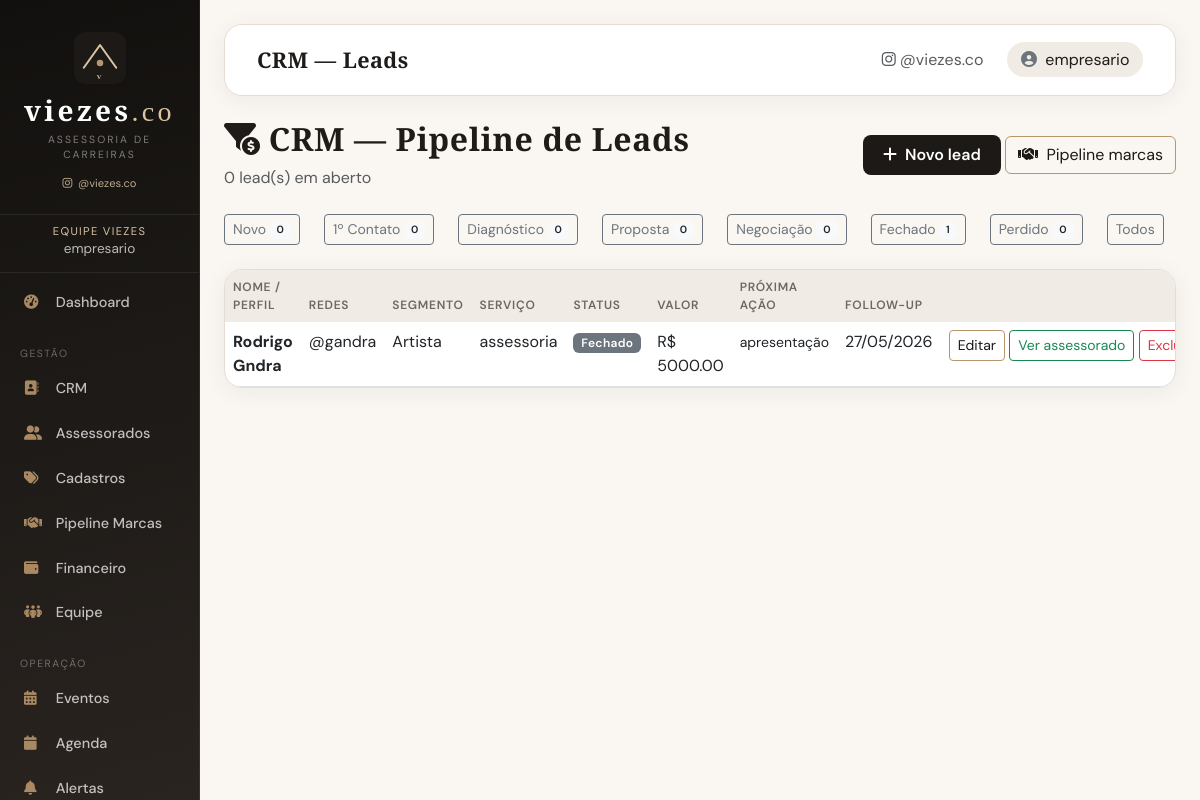
The app's page /crm/ (signed in) with its own data.
### app/models.py (models this page shows, shortened)
class User(UserMixin, db.Model):
    id = db.Column(db.Integer, primary_key=True)
    username = db.Column(db.String(80), unique=True, nullable=False)
    email = db.Column(db.String(120), unique=True, nullable=False)
    password_hash = db.Column(db.String(255), nullable=False)
    is_manager = db.Column(db.Boolean, default=False)  # True para empresário
    artist_id = db.Column(db.Integer, db.ForeignKey('artist.id'), nullable=True)
    display_name = db.Column(db.String(120), nullable=True)
    team_role = db.Column(db.String(40), nullable=True)  # estrategico, operacional, captacao
    phone = db.Column(db.String(20), nullable=True)
    is_active_user = db.Column(db.Boolean, default=True)
    created_at = db.Column(db.DateTime, default=datetime.utcnow)
    google_token = db.Column(db.Text, nullable=True)
    artist = db.relationship('Artist', backref='user_account', uselist=False)

class Lead(db.Model):
    id = db.Column(db.Integer, primary_key=True)
    name = db.Column(db.String(200), nullable=False)
    social_handle = db.Column(db.String(200), nullable=True)  # Instagram / TikTok
    segment = db.Column(db.String(80), nullable=True)  # legado — use segment_id
    service_type = db.Column(db.String(30), nullable=True)
    lead_source = db.Column(db.String(120), nullable=True)
    segment_id = db.Column(db.Integer, db.ForeignKey('catalog_item.id'), nullable=True)
    service_type_id = db.Column(db.Integer, db.ForeignKey('catalog_item.id'), nullable=True)
    lead_source_id = db.Column(db.Integer, db.ForeignKey('catalog_item.id'), nullable=True)
    first_contact_date = db.Column(db.Date, nullable=True)
    diagnostic_date = db.Column(db.Date, nullable=True)
    status = db.Column(db.String(40), default='novo')  # novo, contato, diagnostico, proposta, negociacao, fechado, perdido
    closed = db.Column(db.Boolean, default=False)
    value = db.Column(db.Numeric(12, 2), nullable=True)
    lost_reason = db.Column(db.Text, nullable=True)
    next_action = db.Column(db.String(300), nullable=True)
    follow_up_date = db.Column(db.Date, nullable=True)
    notes = db.Column(db.Text, nullable=True)
    artist_id = db.Column(db.Integer, db.ForeignKey('artist.id'), nullable=True)
    converted_at = db.Column(db.DateTime, nullable=True)
    created_at = db.Column(db.DateTime, default=datetime.utcnow)
    updated_at = db.Column(db.DateTime, default=datetime.utcnow, onupdate=datetime.utcnow)
    artist = db.relationship('Artist', foreign_keys=[artist_id], backref='source_lead')
    segment_ref = db.relationship('CatalogItem', foreign_keys=[segment_id])
    service_type_ref = db.relationship('CatalogItem', foreign_keys=[service_type_id])
    lead_source_ref = db.relationship('CatalogItem', foreign_keys=[lead_source_id])
    @property
    def segment_label(self):
        if self.segment_ref:
            return self.segment_ref.name
        return self.segment or '—'
    @property
    def service_type_label(self):
        if self.service_type_ref:
            return self.service_type_ref.name
        return self.service_type or '—'
    STATUS_LABELS = {
        'novo': 'Novo',
        'contato': '1º Contato',
        'diagnostico': 'Diagnóstico',
        'proposta': 'Proposta',
        'negociacao': 'Negociação',
        'fechado': 'Fechado',
        'perdido': 'Perdido',
    }
    @property
    def status_label(self):
        return self.STATUS_LABELS.get(self.status, self.status)

### app/crm/routes.py (the view)
@bp.route('/')
@login_required
def index():
    if not _manager_required():
        return redirect(url_for('main.dashboard'))
    status_filter = request.args.get('status', '')
    query = Lead.query
    if status_filter:
        query = query.filter_by(status=status_filter)
    leads = query.order_by(Lead.updated_at.desc()).all()
    counts = {s: Lead.query.filter_by(status=s).count() for s in Lead.STATUS_LABELS}
    open_leads = Lead.query.filter(Lead.closed.is_(False), Lead.status != 'perdido').count()
    return render_template(
        'crm/index.html',
        leads=leads,
        counts=counts,
        status_filter=status_filter,
        statuses=Lead.STATUS_LABELS,
        open_leads=open_leads,
    )

### app/__init__.py (called while the page is built)
@login_manager.user_loader
def load_user(user_id):
    from app.models import User
    return User.query.get(int(user_id))

### app/crm/routes.py (called while the page is built)
def _manager_required():
    if not current_user.is_manager:
        flash('Acesso restrito à equipe da assessoria.', 'error')
        return False
    return True

### app/templates/crm/index.html
{% extends "base.html" %}
{% block page_title %}CRM — Leads{% endblock %}
{% block content %}
<div class="row mb-4">
    <div class="col-12 d-flex justify-content-between align-items-center flex-wrap gap-2">
        <div>
            <h2><i class="fas fa-funnel-dollar me-2"></i>CRM — Pipeline de Leads</h2>
            <p class="text-muted mb-0">{{ open_leads }} lead(s) em aberto</p>
        </div>
        <div>
            <a href="{{ url_for('crm.new_lead') }}" class="btn btn-primary">
                <i class="fas fa-plus me-1"></i> Novo lead
            </a>
            <a href="{{ url_for('crm.deals') }}" class="btn btn-outline-primary">
                <i class="fas fa-handshake me-1"></i> Pipeline marcas
            </a>
        </div>
    </div>
</div>
<div class="row mb-3">
    {% for key, label in statuses.items() %}
    <div class="col-auto mb-2">
        <a href="{{ url_for('crm.index', status=key) }}"
           class="btn btn-sm {% if status_filter == key %}btn-primary{% else %}btn-outline-secondary{% endif %}">
            {{ label }} <span class="badge bg-light text-dark">{{ counts.get(key, 0) }}</span>
        </a>
    </div>
    {% endfor %}
    <div class="col-auto mb-2">
        <a href="{{ url_for('crm.index') }}" class="btn btn-sm btn-outline-secondary">Todos</a>
    </div>
</div>
<div class="card">
    <div class="card-body p-0">
        <div class="table-responsive">
            <table class="table table-hover mb-0">
                <thead class="table-light">
                    <tr>
                        <th>Nome / Perfil</th>
                        <th>Redes</th>
                        <th>Segmento</th>
                        <th>Serviço</th>
                        <th>Status</th>
                        <th>Valor</th>
                        <th>Próxima ação</th>
                        <th>Follow-up</th>
                        <th></th>
                    </tr>
                </thead>
                <tbody>
                    {% for lead in leads %}
                    <tr>
                        <td><strong>{{ lead.name }}</strong></td>
                        <td>{{ lead.social_handle or '—' }}</td>
                        <td>{{ lead.segment_label }}</td>
                        <td>{{ lead.service_type_label }}</td>
                        <td><span class="badge bg-secondary">{{ lead.status_label }}</span></td>
                        <td>{% if lead.value %}R$ {{ '%.2f'|format(lead.value) }}{% else %}—{% endif %}</td>
                        <td><small>{{ lead.next_action or '—' }}</small></td>
                        <td>
                            {% if lead.follow_up_date %}
                            {{ lead.follow_up_date.strftime('%d/%m/%Y') }}
                            {% else %}—{% endif %}
                        </td>
                        <td class="text-nowrap">
                            <a href="{{ url_for('crm.edit_lead', lead_id=lead.id) }}" class="btn btn-sm btn-outline-primary">Editar</a>
                            {% if not lead.artist_id %}
                            <form method="post" action="{{ url_for('crm.convert_lead', lead_id=lead.id) }}" class="d-inline"
                                  onsubmit="return confirm('Converter este lead em assessorado e iniciar onboarding?');">
                                <button type="submit" class="btn btn-sm btn-success">Converter</button>
                            </form>
                            {% else %}
                            <a href="{{ url_for('main.artist_detail', artist_id=lead.artist_id) }}" class="btn btn-sm btn-outline-success">Ver assessorado</a>
                            {% endif %}
                            <form method="post" action="{{ url_for('crm.delete_lead', lead_id=lead.id) }}" class="d-inline"
                                  onsubmit="return confirm('Excluir este lead?{% if lead.artist_id %} O assessorado vinculado será mantido.{% endif %}');">
                                <button type="submit" class="btn btn-sm btn-outline-danger">Excluir</button>
                            </form>
                        </td>
                    </tr>
                    {% else %}
                    <tr><td colspan="9" class="text-center text-muted py-4">Nenhum lead cadastrado.</td></tr>
                    {% endfor %}
                </tbody>
            </table>
        </div>
    </div>
</div>
{% endblock %}

### app/templates/base.html (shortened to what this page needs)
<!DOCTYPE html>
<html lang="pt-BR">
<head>
    <link href="https://cdn.jsdelivr.net/npm/bootstrap@5.3.0/dist/css/bootstrap.min.css" rel="stylesheet">
    <link href="https://cdnjs.cloudflare.com/ajax/libs/font-awesome/6.5.1/css/all.min.css" rel="stylesheet">
    <link href="https://cdn.jsdelivr.net/npm/fullcalendar@6.1.4/index.global.min.css" rel="stylesheet">
    <link href="{{ url_for('static', filename='css/viezes.css') }}" rel="stylesheet">
</head>
<body class="{% block body_class %}{% endblock %}">
    <div class="container-fluid">
        <div class="row">
            {% if current_user.is_authenticated %}
            <div class="col-md-2 px-0 desktop-sidebar">
                <div class="sidebar py-2">
                    {% include '_viezes_brand.html' %}
                    <div class="sidebar-user">
                        <div class="role">{% if current_user.is_manager %}Equipe Viezes{% else %}Assessorado{% endif %}</div>
                        <div class="name">{{ current_user.display_name or current_user.username }}</div>
                    </div>
                    {% include '_sidebar_nav.html' %}
                </div>
            </div>
            {% endif %}
            <div class="{% if current_user.is_authenticated %}col-md-10{% else %}col-12{% endif %} px-0">
                <div class="main-content p-4">
                    {% if current_user.is_authenticated %}
                    <nav class="navbar navbar-expand-lg top-navbar mb-4">
                        <div class="container-fluid">
                            <span class="navbar-brand mb-0">
                                {% block page_title %}Painel{% endblock %}
                            </span>
                            <div class="navbar-nav ms-auto align-items-center">
                                <a href="https://www.instagram.com/viezes.co" target="_blank" rel="noopener"
                                   class="nav-link d-none d-md-inline text-muted small me-3">
                                    <i class="fab fa-instagram me-1"></i>@viezes.co
                                </a>
                                <span class="user-pill">
                                    <i class="fas fa-circle-user me-1 text-secondary"></i>
                                    {{ current_user.display_name or current_user.username }}
                                </span>
                            </div>
                        </div>
                    </nav>
                    {% endif %}
                    {% block content %}{% endblock %}
                </div>
            </div>
        </div>
    </div>
</body>
</html>

### app/static/css/viezes.css (style rules this page uses)
:root { --vz-black: #12100e; --vz-espresso: #1c1916; --vz-brown: #2d2824; --vz-cream: #faf7f2; --vz-linen: #f0ebe4; --vz-sand: #e5ddd3; --vz-gold: #b8956b; --vz-gold-dark: #96784f; --vz-gold-light: #d9c4a3; --vz-rose: #9e7b7b; --vz-rose-soft: #e8d8d8; --vz-text: #1f1b18; --vz-text-muted: #6f6760; --vz-white: #ffffff; --vz-success: #5a7d5c; --vz-warning: #c4a035; --vz-danger: #b85c5c; --vz-radius: 12px; --vz-radius-lg: 18px; --vz-shadow: 0 4px 24px rgba(28, 25, 22, 0.06); --vz-shadow-lg: 0 12px 40px rgba(28, 25, 22, 0.1); --font-display: 'Cormorant Garamond', Georgia, serif; --font-body: 'DM Sans', system-ui, sans-serif; --sidebar-width: 260px; }
.btn-primary { --bs-btn-bg: var(--vz-espresso); --bs-btn-border-color: var(--vz-espresso); --bs-btn-hover-bg: var(--vz-brown); --bs-btn-hover-border-color: var(--vz-brown); --bs-btn-active-bg: var(--vz-black); --bs-btn-focus-shadow-rgb: 184, 149, 107; }
.btn-outline-primary { --bs-btn-color: var(--vz-espresso); --bs-btn-border-color: var(--vz-gold); --bs-btn-hover-bg: var(--vz-espresso); --bs-btn-hover-border-color: var(--vz-espresso); }
body { font-family: var(--font-body); color: var(--vz-text); background: var(--vz-cream); -webkit-font-smoothing: antialiased; }
h1, h2, h3, h4, h5, h6, .navbar-brand, .card-header, .brand-display { font-family: var(--font-display); font-weight: 600; letter-spacing: 0.02em; }
.sidebar, .mobile-sidebar { background: linear-gradient(165deg, var(--vz-black) 0%, var(--vz-espresso) 45%, #2a2420 100%); border-right: 1px solid rgba(184, 149, 107, 0.15); }
@media (min-width: 769px) { .desktop-sidebar { position: sticky; top: 0; height: 100vh; align-self: flex-start; } }
@media (min-width: 769px) { .desktop-sidebar .sidebar { height: 100vh; overflow-y: auto; overflow-x: hidden; } }
.main-content { background: var(--vz-cream); min-height: 100vh; }
.top-navbar { background: var(--vz-white) !important; border: 1px solid var(--vz-sand); border-radius: var(--vz-radius-lg); box-shadow: var(--vz-shadow); padding: 0.85rem 1.25rem; }
.top-navbar .navbar-brand { color: var(--vz-text) !important; font-size: 1.35rem; }
.top-navbar .user-pill { background: var(--vz-linen); padding: 0.35rem 0.85rem; border-radius: 999px; color: var(--vz-text); }
.card { border: 1px solid var(--vz-sand); border-radius: var(--vz-radius-lg); box-shadow: var(--vz-shadow); background: var(--vz-white); overflow: hidden; }
.btn-primary { background: var(--vz-espresso); border: none; border-radius: 8px; font-weight: 600; padding: 0.5rem 1.25rem; }
.table { --bs-table-bg: transparent; }
.table thead th { background: var(--vz-linen); color: var(--vz-text-muted); font-size: 0.75rem; text-transform: uppercase; letter-spacing: 0.06em; font-weight: 600; border: none; }
.badge { font-weight: 600; letter-spacing: 0.03em; }
a { color: var(--vz-gold-dark); }

### app/templates/base.html (style rules this page uses)
.sidebar { min-height: 100vh; }
.sidebar-user { text-align: center; padding: 0 0.5rem 0.75rem; border-bottom: 1px solid rgba(255,255,255,0.08); margin-bottom: 0.5rem; }
.sidebar-user .role { font-size: 0.7rem; text-transform: uppercase; letter-spacing: 0.12em; color: var(--vz-gold-light); }
.sidebar-user .name { font-size: 0.85rem; color: rgba(255,255,255,0.7); }

### records on screen
User: display_name+username "empresario"
Lead: status "Fechado", get "1", name "Rodrigo Gndra", social_handle "@gandra", segment_label "Artista", service_type_label "assessoria", status_label "Fechado", value "5000.00", next_action "apresentação", follow_up_date "27/05/2026"

### other values on screen
{{ open_leads }} "0"
{{ label }} "Novo" "1º Contato" "Diagnóstico" "Proposta" "Negociação" "Perdido"
{{ counts.get(key, 0) }} "0" "0" "0" "0" "0" "0"
